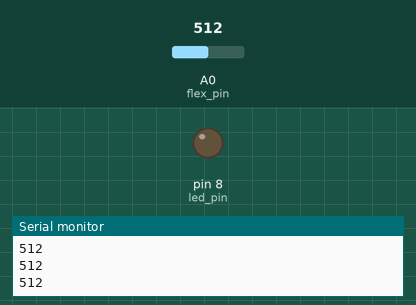
A sketch run on a simulated Arduino Uno, built with avr-gcc and run on an emulated ATmega328P. On the bench: output pins drawn as LEDs (lit = HIGH), the last lines printed to the serial monitor. The inputs (shaded band) are chosen by the test bench; at power-on: A0 (flex_pin) = 512.

Above: at 1.2 s.
1.3 s: A0 (flex_pin) set to 693
2.8 s: A0 (flex_pin) set to 711
At 3.1 s:
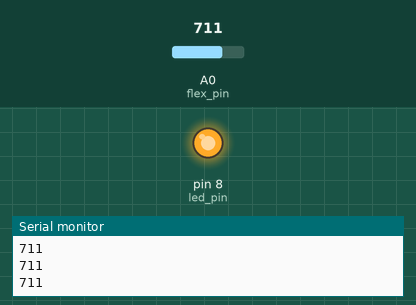
4.3 s: A0 (flex_pin) set to 690
At 5.5 s:
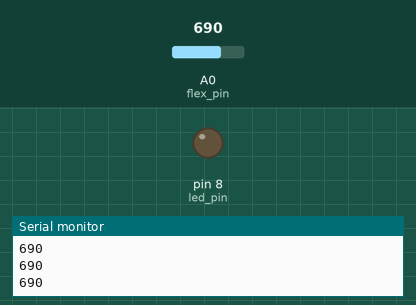
5.8 s: A0 (flex_pin) set to 710
At 6.9 s:
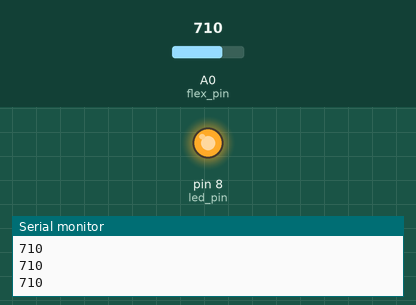
Timing chart, 0 to 8.3 s (numbered marks = the images above; inputs shaded):
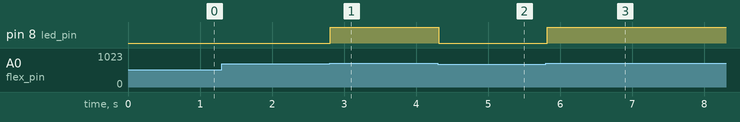

Measured:
- the behaviour switches between 700 and 701 on A0 (flex_pin) (found by bisection; images 0 and 1)
- after the input at 2.8 s, pin 8 (led_pin): LOW → HIGH at once
- after the input at 4.3 s, pin 8 (led_pin): HIGH → LOW at once
- after the input at 5.8 s, pin 8 (led_pin): LOW → HIGH at once

The sketch:

code.ino
```cpp
/*  0620 - Flex sensor demo
 *
 * This sketch shows you how to use an analog flex sensor.
 * Connect the sensor to an analog pin. As the sensor is
 * flexed, the reading on the analog pin changes proportional.
 *
 * This sketch will turn on an LED when the sensor is flexed
 * past a threshold.
 *
 *
 * Components
 * ----------
 *  - Arduino Uno
 *  - a flex sensor
 *  - 5mm LED
 *  - 250 Ohm resistor for the LED
 *  - 20 kOhm resistor for the flex sensor
 *
 *  Libraries
 *  ---------
 *  None
 *
 * Connections
 * -----------
 *
 * Refer to the schematic that is available with this lecture.
 *
 *
 *
 *  Created on March 20 2017 by Peter Dalmaris
 *
 */

#define led_pin    8  //this is digital pin 8
#define flex_pin   0  //This is analog pin A0

 int flex_sensor_threshold = 700; // When the flex sensor reading is past this value
                                  // the LED will turn on.

void setup() {
  // put your setup code here, to run once:
  pinMode(led_pin , OUTPUT);
  pinMode(flex_pin, INPUT);  //Not necessary since analog pins are inputs by default

  Serial.begin(9600);  //We'll use the serial monitor to see the flex sensor values
}

void loop() {
  int flexposition;    // Input value from the analog pin.
  flexposition = analogRead(flex_pin);
  Serial.println(flexposition);

  if (flexposition > flex_sensor_threshold)
  {
    // turn LED on:
    digitalWrite(led_pin, HIGH);
  } else
  {
    // turn LED off:
    digitalWrite(led_pin, LOW);
  }
  delay(100);
}
```
